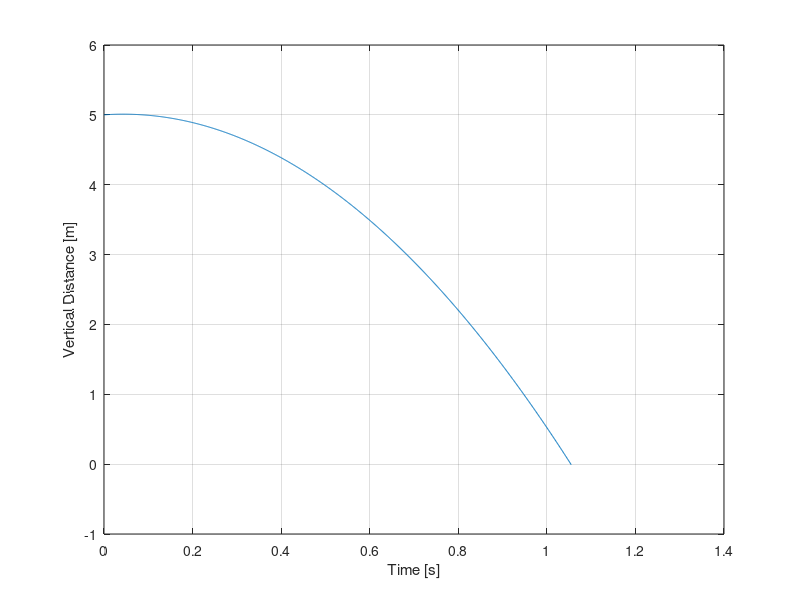
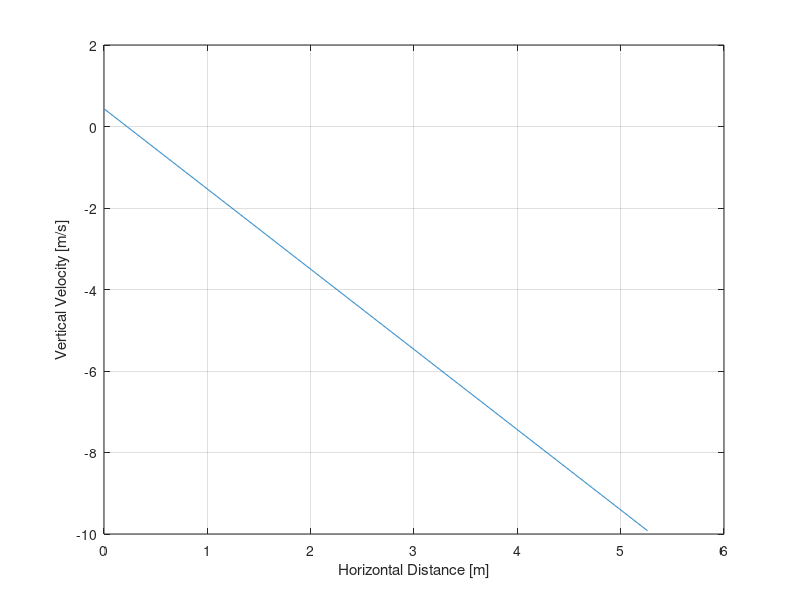
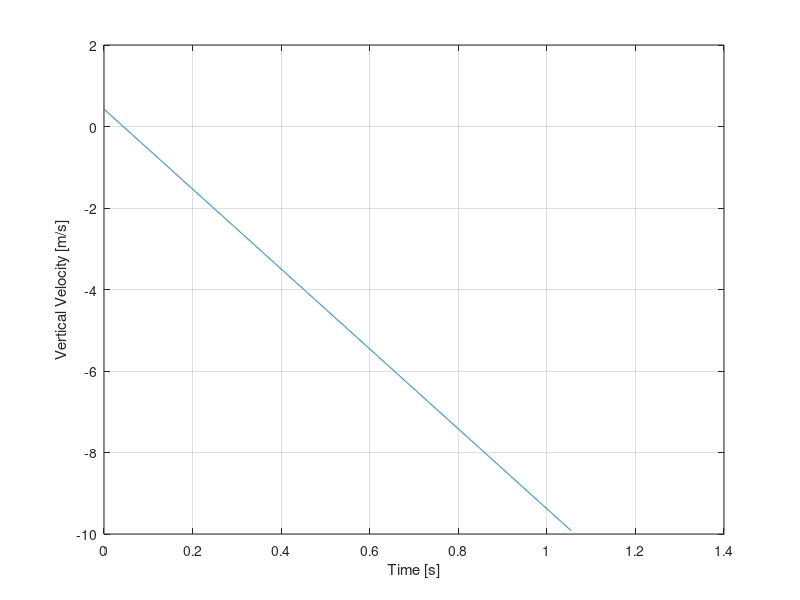
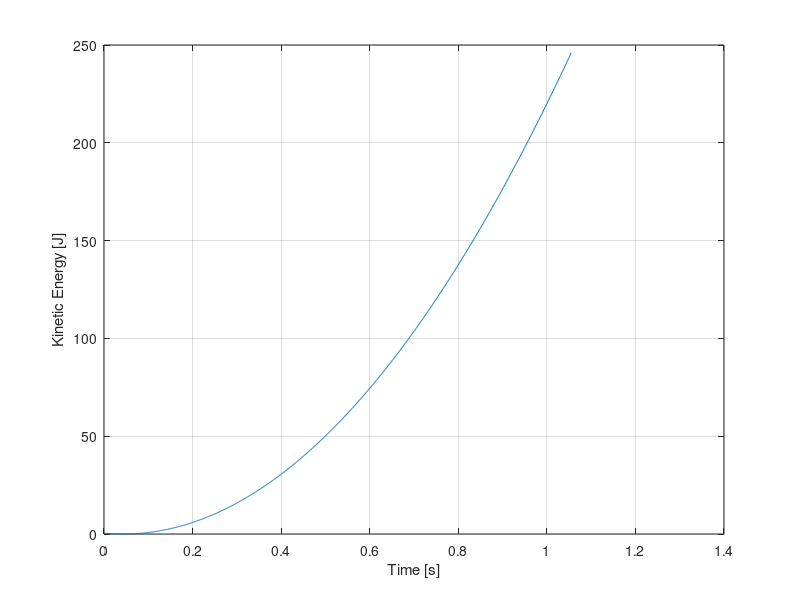

Recreate these plots in MATLAB, in order. (Note: this script raises an error after producing the figures.)
% Title: Projectile Motion Analysis Program
% Author: James Emerson Parkus
% Date: June 23rd, 2017
% Purpose: Take initial conditions of a projectile motion problem and
% analyze the situation extensively and provide a plot of motion, fit a
% quadratic curve, and present the data.
% 
% Initial Conditions
% 1. velocity vector
%   - Vector magnitude and launch angle
% 2. object mass
% 
% Assumptions
% 1. negligible air resistance
% 2. ground is flat
% 3. sunny weather
% 4. no wind

clc
clear

%% Constants
gravity = -1*9.8066; % m/s^2 - Standard gravity at sea level

%% Units
distance_unit = '[m]';
time_unit = '[s]';
velocity_unit = '[m/s]';
acceleration_unit = '[m/s^2]';
force_unit = '[N]';
energy_unit = '[J]';
mass_unit = '[kg]';
angle_unit = '[deg]';

%% Initial Conditions
initial_velocity_vector_magnitude = input('Enter the initial velocity vector magnitude in m/s\n');
initial_angle = input('Enter the initial angle of launch in degrees\n');
initial_height(1) = input('Enter the initial height in meters\n'); % m - Height from ground
mass = input('Enter the objects mass in kg\n');
initial_velocity_x = initial_velocity_vector_magnitude*cos(deg2rad(initial_angle));
initial_velocity_y = initial_velocity_vector_magnitude*sin(deg2rad(initial_angle));
initial_distance_x(1) = 0;
initial_kinetic_energy(1) = 1/2*mass*initial_velocity_y(1)^2; % Joules
initial_gravitational_potential_energy(1) = mass*abs(gravity)*initial_height(1); % Joules

%% Iterative Sequence
t(1) = 0;
dt = 1*10^-3; % s - Time Step 0.001s
i = 1;

while initial_height >= 0
    % Iterative Calculations
    final_velocity_y(i) = initial_velocity_y(i) + gravity*dt;
    final_height(i) = initial_height(i) + initial_velocity_y(i)*dt + 1/2*gravity*dt^2;
    final_kinetic_energy(i) = 1/2*mass*final_velocity_y(i)^2;
    final_gravitational_potential_energy(i) = mass*abs(gravity)*final_height(i);
    final_distance_x(i) = initial_distance_x(i) + initial_velocity_x*dt;
    
    % Changes between final and initial conditions
    delta_velocity_y(i) = final_velocity_y(i) - initial_velocity_y(i);
    delta_height(i) = final_height(i) - initial_height(i);
    delta_kinetic_energy(i) = final_kinetic_energy(i) - initial_kinetic_energy(i);
    delta_gravitational_potential_energy(i) = final_gravitational_potential_energy(i) - initial_gravitational_potential_energy(i);
    
    % Updating the variables
    initial_velocity_y(i+1) = final_velocity_y(i);
    initial_height(i+1) = final_height(i);
    initial_distance_x(i+1) = final_distance_x(i);
    initial_kinetic_energy(i+1) = final_kinetic_energy(i);
    initial_gravitational_potential_energy(i+1) = final_gravitational_potential_energy(i);
    
    t(i+1) = t(i) + dt;
    i = i + 1;
end

%% Total, Maximum, Final Conditions
% Total Conditions
total_velocity_y = sum(delta_velocity_y);
total_height = sum(delta_height);
total_distance_x = sum(final_distance_x);
total_kinetic_energy = sum(delta_kinetic_energy);
total_gravitational_potential_energy = sum(delta_gravitational_potential_energy);

% Maximum Conditions
maximum_height = max(final_height);
maximum_velocity_y = max(final_velocity_y);
maximum_kinetic_energy = max(final_kinetic_energy);
maximum_gravitational_potential_energy = max(final_gravitational_potential_energy);

% Final Conditions
final_velocity_x = initial_velocity_x;
final_angle = rad2deg(atan(final_velocity_y(i-1)/final_velocity_x));
final_velocity_vector_magnitude = sqrt(final_velocity_x^2 + final_velocity_y(i-1)^2);

%% Data Visualization
figure()
plot(t(1:i-1),final_height(1:i-1));
p1 = polyfit(t(1:i-1),final_height(1:i-1),2)
xlabel('Time [s]');
ylabel('Vertical Distance [m]');
grid on

figure()
plot(final_distance_x(1:i-1),final_velocity_y(1:i-1));
xlabel('Horizontal Distance [m]');
ylabel('Vertical Velocity [m/s]');
grid on

figure()
plot(t(1:i-1),final_velocity_y(1:i-1));
xlabel('Time [s]');
ylabel('Vertical Velocity [m/s]');
grid on

figure()
plot(t(1:i-1),final_kinetic_energy(1:i-1));
p2 = polyfit(t(1:i-1),final_kinetic_energy(1:i-1),2)
xlabel('Time [s]');
ylabel('Kinetic Energy [J]');
grid on

figure()
plot(t(1:i-1),final_gravitational_potential_energy(1:i-1));
p3 = polyfit(t(1:i-1),final_gravitational_potential_energy(1:i-1),2)
xlabel('Time [s]');
ylabel('Gravitational Potential Energy [J]');
grid on

%% Data Concatenation
linedivider = '-----------';
result = {
    'Variable Title','Numeric Value','Unit';
    linedivider,linedivider,linedivider;
    'Initial Conditions','','';
    linedivider,linedivider,linedivider;
    'Initial Velocity Vector Magnitude',initial_velocity_vector_magnitude,velocity_unit;
    'Initial Launch Angle',initial_angle,angle_unit;
    'Initial Vertical Velocity',initial_velocity_y(1),velocity_unit;
    'Initial Horizontal Velocity',initial_velocity_x(1),velocity_unit;
    'Initial Height',initial_height(1),distance_unit;
    'Initial Horizontal Distance',initial_distance_x(1),distance_unit;
    'Initial Kinetic Energy',initial_kinetic_energy(1),energy_unit;
    'Initial Gravitational Potential Energy',initial_gravitational_potential_energy(1),energy_unit;
    'Object Mass',mass,mass_unit;
    linedivider,linedivider,linedivider;
    'Final Conditions','','';
    linedivider,linedivider,linedivider;
    'Final Velocity Vector Magnitude',final_velocity_vector_magnitude,velocity_unit;
    'Final Landing Angle',final_angle,angle_unit;
    'Final Vertical Velocity',final_velocity_y(i-1),velocity_unit;
    'Final Horizontal Velocity',final_velocity_x,velocity_unit;
    'Final Height',final_height(i-1),distance_unit;
    'Final Horizontal Distance',final_distance_x(i-1),distance_unit;
    'Final Kinetic Energy',final_kinetic_energy(i-1),energy_unit;
    'Final Gravitational Potential Energy',final_gravitational_potential_energy(i-1),energy_unit;
    linedivider,linedivider,linedivider;
    'Total & Maximum Conditions','','';
    linedivider,linedivider,linedivider;
    'Total Vertical Velocity',total_velocity_y,velocity_unit;
    'Total Height',total_height,distance_unit;
    'Total Kinetic Energy',total_kinetic_energy,energy_unit;
    'Total Gravitational Potential Energy',total_gravitational_potential_energy,energy_unit;
    'Maximum Vertical Velocity',maximum_velocity_y,velocity_unit;
    'Maximum Height',maximum_height,distance_unit;
    'Maximum Kinetic Energy',maximum_kinetic_energy,energy_unit;
    'Maximum Gravitational Potential Energy',maximum_gravitational_potential_energy,energy_unit;
    };

display(result);
xlswrite('Projectile Motion Analysis Program Data',result,1);













































































